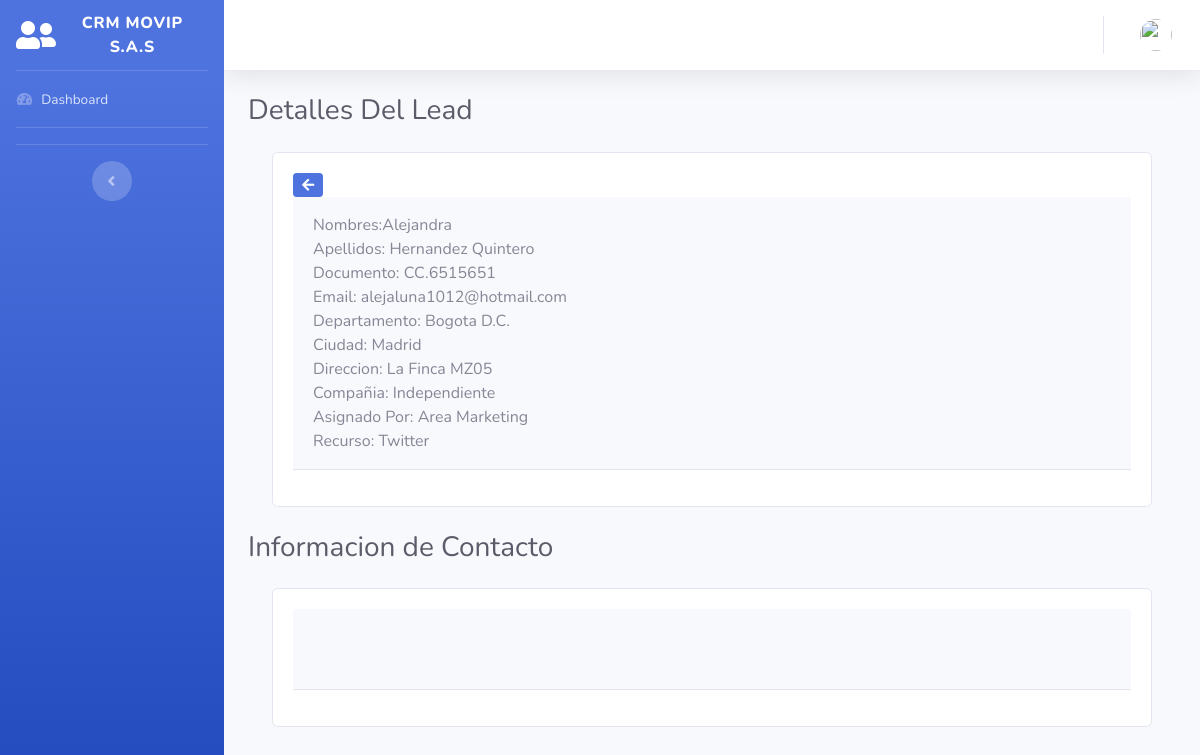
The page /verlead?id=65 on the database its author committed.
### tables this page shows
CREATE TABLE `leads` (
  `id_lead` int(10) NOT NULL,
  `nombre_lead` varchar(50) NOT NULL,
  `segundo_nombre_lead` varchar(50) NOT NULL,
  `primer_apellido_lead` varchar(50) NOT NULL,
  `segundo_apellido_lead` varchar(50) NOT NULL,
  `tipodocumento_lead` varchar(100) NOT NULL,
  `documento_lead` int(20) NOT NULL,
  `telefono_lead` bigint(100) NOT NULL,
  `email_lead` varchar(50) NOT NULL,
  `departamento_lead` varchar(100) NOT NULL,
  `ciudad_lead` varchar(30) NOT NULL,
  `direccion_lead` varchar(100) NOT NULL,
  `estado_lead` int(20) NOT NULL,
  `compañia_lead` varchar(100) NOT NULL,
  `asignado_lead` varchar(30) NOT NULL,
  `comentario_lead` text NOT NULL,
  `recurso_lead` varchar(50) NOT NULL
);

### verlead.php (the view, shortened to what this page needs)
<?php
include("conlead.php");
$id = $_GET['id'];
?>
<!DOCTYPE html>
<html lang="en">
<head>
  <link href="vendor/fontawesome-free/css/all.min.css" rel="stylesheet" type="text/css">
  <link href="css/sb-admin-2.min.css" rel="stylesheet">
</head>
<body id="page-top">
  <div id="wrapper">
    <ul class="navbar-nav bg-gradient-primary sidebar sidebar-dark accordion" id="accordionSidebar">
      <a class="sidebar-brand d-flex align-items-center justify-content-center" href="principal">
        <div class="sidebar-brand-icon">
          <i class="fas fa-user-friends"></i>
        </div>
        <div class="sidebar-brand-text mx-3">CRM Movip S.A.S</div>
      </a>
      <hr class="sidebar-divider my-0">
      <li class="nav-item inactive">
        <a class="nav-link" href="principal">
          <i class="fas fa-fw fa-tachometer-alt"></i>
          <span>Dashboard</span></a>
      </li>
      <hr class="sidebar-divider">
      <hr class="sidebar-divider d-none d-md-block">
      <div class="text-center d-none d-md-inline">
        <button class="rounded-circle border-0" id="sidebarToggle"></button>
      </div>
    </ul>
    <div id="content-wrapper" class="d-flex flex-column">
      <div id="content">
        <nav class="navbar navbar-expand navbar-light bg-white topbar mb-4 static-top shadow">
          <ul class="navbar-nav ml-auto">
            <li class="nav-item dropdown no-arrow">
              <a class="nav-link dropdown-toggle" href="#" id="userDropdown" role="button" data-toggle="dropdown" aria-haspopup="true" aria-expanded="false">
                <img class="img-profile rounded-circle" src="https://source.unsplash.com/QAB-WJcbgJk/60x60">
              </a>
            </li>
          </ul>
        </nav>
        <div class="container-fluid">
          <div class="d-sm-flex align-items-center justify-content-between mb-4">
            <h1 class="h3 mb-0 text-gray-800">Detalles Del Lead</h1>
          </div>
          <fieldset>
            <div class="container p-8">
              <div class="group">
                <div class="card card-body">
                  <div class="form-group" id="responsive-form">
                    <fieldset>
                      <a href='gestionalead'><button type='button' class='btn btn-sm btn-primary'><i class="fas fa-arrow-left"></i></i>
                        </button></a>
                      <div class="card-header py-3">
                        <?php
                        $sql = "SELECT * FROM crmpry.leads WHERE id_lead = $id";
                        $result = mysqli_query($conexion2, $sql);
                        while ($mostrar = mysqli_fetch_array($result)) {
                          echo "Nombres:";
                          echo $mostrar['nombre_lead'], ' ', $mostrar['segundo_nombre_lead'];
                          echo '<br>';
                          echo "Apellidos:    ";
                          echo $mostrar['primer_apellido_lead'], ' ', $mostrar['segundo_apellido_lead'];
                          echo '<br>';
                          echo "Documento: ";
                          echo $mostrar['tipodocumento_lead'], '.', $mostrar['documento_lead'];
                          echo '<br>';
                          echo "Email: ";
                          echo $mostrar['email_lead'];
                          echo '<br>';
                          echo "Departamento: ";
                          echo $mostrar['departamento_lead'];
                          echo '<br>';
                          echo "Ciudad: ";
                          echo $mostrar['ciudad_lead'];
                          echo '<br>';
                          echo "Direccion: ";
                          echo $mostrar['direccion_lead'];
                          echo '<br>';
                          echo "Compañia: ";
                          echo $mostrar['compañia_lead'];
                          echo '<br>';
                          echo "Asignado Por: ";
                          echo $mostrar['asignado_lead'];
                          echo '<br>';
                          echo "Recurso: ";
                          echo $mostrar['recurso_lead'];
                        }
                        ?>
                      </div>
                  </div>
                </div>
              </div>
            </div>
            <br>
            <div class="d-sm-flex align-items-center justify-content-between mb-4">
              <h1 class="h3 mb-0 text-gray-800">Informacion de Contacto</h1>
            </div>
            <div class="container p-8">
              <div class="group">
                <div class="card card-body">
                  <div class="form-group" id="responsive-form">
                    <div class="card-header py-3">
                      <?php
                      echo "<br>";
                      echo "<br>";
                      ?>
                    </div>
                  </div>
                </div>
              </div>
            </div>
</body>
</html>

### rows shown on the page
leads: nombre_lead "Alejandra", primer_apellido_lead "Hernandez", segundo_apellido_lead "Quintero", tipodocumento_lead "CC", documento_lead "6515651", email_lead "alejaluna1012@hotmail.com", departamento_lead "Bogota D.C.", ciudad_lead "Madrid", direccion_lead "La Finca MZ05", compañia_lead "Independiente", asignado_lead "Area Marketing", recurso_lead "Twitter"
